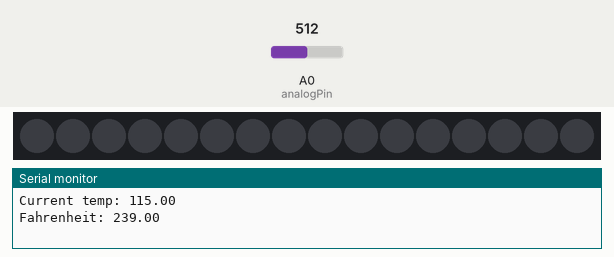
This sketch was run on a simulated Arduino Uno, built with avr-gcc and run on an emulated ATmega328P. Parts: 16 RGB LEDs in strip order, left to right, the last lines printed to the serial monitor. The inputs (shaded band) are chosen by the test bench; at power-on: A0 (analogPin) = 512.

Above: at 1.8 s.
1.9 s: A0 (analogPin) set to 230
At 3.2 s:
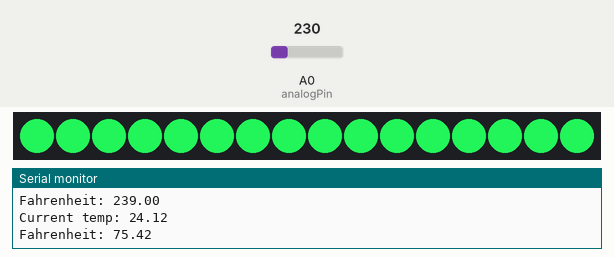
3.5 s: A0 (analogPin) set to 250
At 5.1 s:
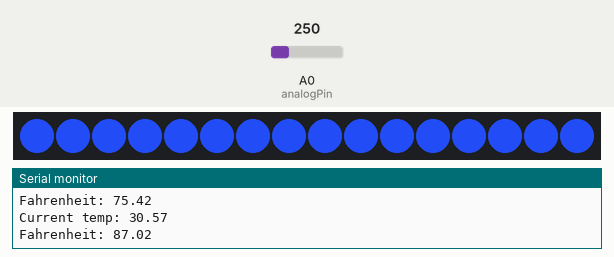
5.5 s: A0 (analogPin) set to 170
At 6.7 s:
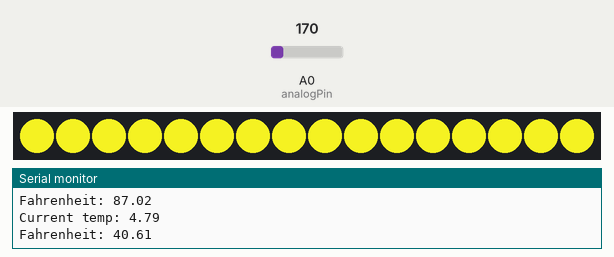
7.5 s: A0 (analogPin) set to 190
At 8.4 s:
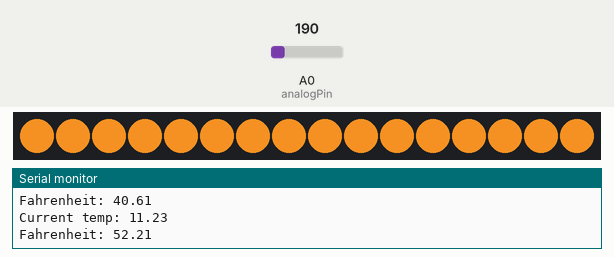
9.5 s: A0 (analogPin) set to 122
At 11.2 s:
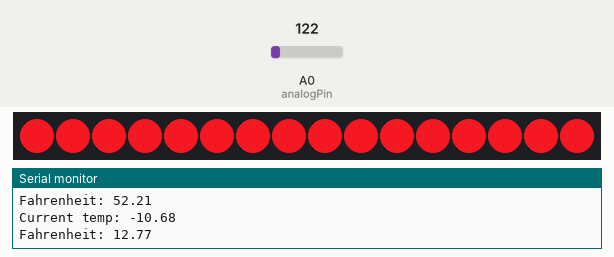
Timing chart, 0 to 12.5 s (numbered marks = the images above; inputs shaded):
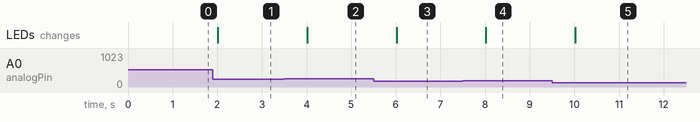

Measured:
- after the input at 1.9 s, the LEDs: change after 0.11 s (image 1)
- after the input at 3.5 s, the LEDs: change after 0.51 s (image 2)
- after the input at 5.5 s, the LEDs: change after 0.51 s (image 3)
- after the input at 7.5 s, the LEDs: change after 0.52 s (image 4)
- after the input at 9.5 s, the LEDs: change after 0.52 s (image 5)

The sketch:

ColorChanger.ino
```cpp
#include <Adafruit_NeoPixel.h>

#define PIN 6

struct RGB{
  byte r;
  byte g;
  byte b;
};

Adafruit_NeoPixel strip = Adafruit_NeoPixel(16, PIN, NEO_GRB + NEO_KHZ800);
int analogPin = 0;

//Cool RGB = 42, 115, 250 - HSR = 219, 83, 98
//new Cool = 32,96,223 - HSL = 220,75,50
//Warm RGB = 250,163,42 - HSR = 35, 83,98
//new Warm 223,143,32 - HSL = 35,75,50
//RGB coolColor = {42,115,250};
//RGB warmColor = {250,163,42};
//RGB currentColor = {0,0,0};

byte red;
byte green;
byte blue;

float coolHue = 220; //out of 360, aka degree
float warmHue = 5;

float coolTemp = 30;  //range 10.0 C to 32.2 C
float warmTemp = 15.0;

float currentTemp = 0.0;

//used for converting HSL to RGB
float c = 0.75; //c=(1-abs(2*L -1)) * S
float m = 0.125; //m= L - C/2


boolean doTask = true; //This will force the strip to activate on its first go


float HueInterpolate(float temperature){
  float slope = (coolHue-warmHue)/(coolTemp-warmTemp);
  float b = coolHue - (slope*coolTemp);

  return (slope*temperature)+b;
}

void HSLToRGB(float hue){
  float x = c*(1.0-abs(fmod(hue/60,2.0)-1));
  float r1,g1,b1;
  if(hue < 60){
    r1 = c;
    g1 = x;
    b1 = 0;
  }
  else if( hue >= 60 && hue < 120){
    r1 = x;
    g1 = c;
    b1 = 0;
  }
  else if( hue >= 120 && hue < 180){
    r1 = 0;
    g1 = c;
    b1 = x;
  }
  else if( hue >= 180 && hue < 240){
    r1 = 0;
    g1 = x;
    b1 = c;
  }
  else if( hue >= 240 && hue < 300){
    r1 = x;
    g1 = 0;
    b1 = c;
  }
  else if( hue >= 300 && hue < 360){
    r1 = c;
    g1 = 0;
    b1 = x;
  }
  else{
    r1 = g1 = b1 = 1;
    return;
  }

  red = 255*(r1+m);
  green = 255*(g1+m);
  blue = 255*(b1+m);
}

void ReadTemperature(){
  //float voltage = analogRead(analogPin)*(5000/1024);5volt old val
  float voltage = analogRead(analogPin)*(3.3/1024.0);
  //voltage /= 1023.0;
  //Serial.print("Voltage: ");
  //Serial.println(voltage);
  //float newTemp = (voltage - 500) / 10; 5volt old value
  float newTemp = (voltage - 0.5) * 100.0;
  if(newTemp != currentTemp){
    currentTemp = newTemp;
    doTask=true;
    Serial.print("Current temp: ");
    Serial.println(currentTemp);
    Serial.print("Fahrenheit: ");
    Serial.println(currentTemp * 1.8 + 32.0);
  }
}

void CycleColors(){
  for(int i = 50; i <= 90; i++){
      float currentHue = HueInterpolate((float)i);
      Serial.print("NewHue: ");
      Serial.println(currentHue);
      HSLToRGB(currentHue);
      Serial.print("Red: ");
      Serial.print(red);
      Serial.print(" Green: ");
      Serial.print(green);
      Serial.print(" Blue: ");
      Serial.println(blue);
      strip.setPixelColor(0,red,green,blue);
      strip.show();
      delay(100);
  }
}

void setup(){
  Serial.begin(9600);
  analogReference(EXTERNAL);
  strip.begin();
  strip.show();
}

void loop(){
  ReadTemperature();
  if(doTask){
    float currentHue = HueInterpolate((float)currentTemp);
    HSLToRGB(currentHue);
    for(int i=0; i<strip.numPixels();i++){
      strip.setPixelColor(i,red,green,blue);
    }
    strip.show();
  }
  //doTask = false;
  delay(1000);
}
```
